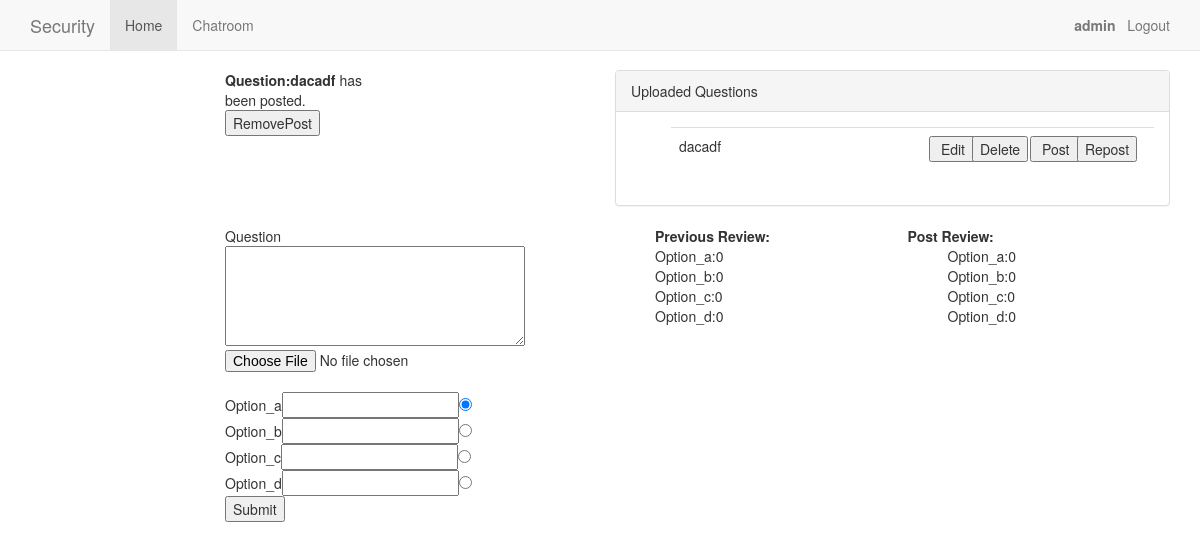
The app's page / (signed in), older data.
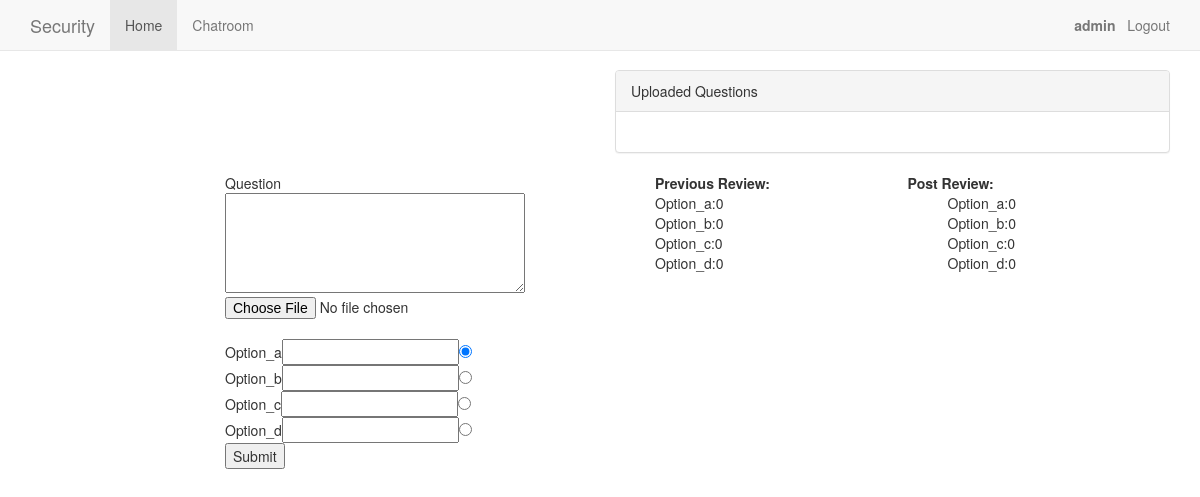
The same page, newer data.
### security/models.py (models this page shows)
class Question(models.Model):
    question = models.CharField(max_length=200)
    option_a = models.CharField(max_length=200)
    option_b = models.CharField(max_length=200)
    option_c = models.CharField(max_length=200)
    option_d = models.CharField(max_length=200)
    image = models.ImageField(upload_to=get_upload_file_name,default='00000')
    option_correct = models.CharField(max_length=2)
    file_path = models.CharField(max_length=200,default='00000')
    class Meta:
        db_table='questions'

### security/views.py (the view, shortened to what this page needs)
# urls.py: url(r'^$','security.views.quiz',name='home'),
def quiz(request):
    list_a=[]
    list_b=[]
    list_c=[]
    list_d=[]
    re_list_a=[]
    re_list_b=[]
    re_list_c=[]
    re_list_d=[]
    correct=1
    form=QuestionForm(request.POST,request.FILES)
    ansform = AnswerForm(request.POST or None)
    number_of_times='0'
    _id=-1
    post=Posted_Question.objects.all()
    if(post):
        _id=post[0].question_id
        number_of_times=post[0].number_of_times
    print "id" ,_id
    switcher={
        '0':'',
        '1':'Post',
        '2':'Repost'
    }
    question=Question.objects.filter(id=_id)
    uploaded =Question.objects.all()
    submission=''
    if request.user.is_authenticated():
        model=ChatRoom.objects.filter(name=request.user.username)
        if(not model):
            create=ChatRoom(name=request.user.username)
            create.save()
    if(question):
        ques= question[0]
        print "question_id",ques.id
    else:
        ques=''
    if question:
        correct=Question.objects.filter(id=_id)[0].option_correct
        option_a=Answer.objects.filter(answer='0').filter(question_id=_id)
        for l in option_a:
            list_a.append(str(l.user_name))
        option_b=Answer.objects.filter(answer='1').filter(question_id=_id)
        for l in option_b:
            list_b.append(str(l.user_name))
        option_c=Answer.objects.filter(answer='2').filter(question_id=_id)
        for l in option_c:
            list_c.append(str(l.user_name))
        option_d=Answer.objects.filter(answer='3').filter(question_id=_id)
        for l in option_d:
            list_d.append(str(l.user_name))
        repost_a=Reposted_Answer.objects.filter(answer='0').filter(question_id=_id)
        for l in repost_a:
            re_list_a.append(str(l.user_name))
        repost_b=Reposted_Answer.objects.filter(answer='1').filter(question_id=_id)
        for l in repost_b:
            re_list_b.append(str(l.user_name))
        repost_c=Reposted_Answer.objects.filter(answer='2').filter(question_id=_id)
        for l in repost_c:
            re_list_c.append(str(l.user_name))
        repost_d=Reposted_Answer.objects.filter(answer='3').filter(question_id=_id)
        for l in repost_d:
            re_list_d.append(str(l.user_name))
    return render_to_response(
    'quiz.html',
    {'request':request,'form':form,'ques':ques,'submission':submission,'uploaded':uploaded,
     'post':switcher[number_of_times],'number_of_times':number_of_times,'option_a':len(list_a),'option_b':len(list_b),
        'option_c':len(list_c),'option_d':len(list_d),'re_option_a':len(re_list_a),'re_option_b':len(re_list_b),
        're_option_c':len(re_list_c),'re_option_d':len(re_list_d),'correct':correct},
        context_instance=RequestContext(request))

### security/forms.py
class QuestionForm(forms.ModelForm):
    question = forms.CharField(widget=forms.Textarea,label='',required=False)
    class Meta:
        model= Question
        fields = ['option_a','option_b','option_c','option_d','image']

### security/templates/quiz.html (shortened to what this page needs)
{%extends 'base.html'%}
{%load crispy_forms_tags%}
{%load filename%}
{%block jumbotron%}
{%load staticfiles%}
  <div class="row">
  <div class="col-md-2"></div>
  <div class="col-md-2">
      {% if ques %}
        {% if user.is_superuser %}
            <b>Question:{{ ques.question}}</b> has been posted.
            <form action="{% url 'delete_post'%}" method="post">{%csrf_token%}
                    <input type="submit" value="RemovePost">
            </form>
      <br>
        {%endif%}
      {% else %}
          <div id="lable2">{{ submission }}</div>
      {% endif %}
  </div>
  <div class="col-md-2"></div>
  <div class="col-md-6">
      {% if user.is_superuser %}
      <div class="panel panel-default">
        <div class="panel-heading">
            Uploaded Questions
        </div>
        <div class="panel-body ">
          <ol style="list-style-type:none">
            {% if uploaded %}
            <table class="table" style="table-layout: fixed; width: 100%">
                {% for quest in uploaded %}
                  <tr>
                    <td  style="word-wrap: break-word" width="250">{{ quest.question }}</td>
                    <td width="43">
                      <input  type="button" name="edit"
                              onclick="readQuestion('{{ quest.id }}','{{ quest.question }}','{{ quest.option_a }}','{{ quest.option_b }}','{{ quest.option_c }}','{{ quest.option_d }}','{{ quest.option_correct }}','{{quest.image.url}}')" value=" Edit "/>
                    </td>
                    <td width="58">
                      <form method="post"  action="{% url 'delete' %}">{% csrf_token %}
                      <input  type="submit" name="delete" value="Delete">
                      </form>
                    </td>
                    <td width="47">
                      <form method="post"  action="{% url 'publish' %}">{% csrf_token %}
                      <input  type="submit" name="post" value=" Post ">
                      </form>
                   </td>
                   <td>
                      <form method="post"  action="{% url 're_publish' %}">{% csrf_token %}
                      <input type="submit" name="repost" value="Repost">
                      </form>
                   </td>
                  </tr>
                {% endfor %}
            </table>
            {% endif %}
          </ol>
        </div>
      </div>
      {%endif%}
  </div>
</div>
{% if user.is_superuser %}
<div class="row">
  <div class="col-md-2">
  </div>
  <div class="col-md-4">
     <form enctype="multipart/form-data" action ="" method = "POST" >{%csrf_token%}
      Question<br>
      {{ form.question }}<br>
      {{ form.image }}<br>
      Option_a{{ form.option_a }}<input type="radio" class='radio_1' name="correct" value="0" id="0"checked>
      <br>
      Option_b{{ form.option_b }}<input type="radio" class='radio_1'  name="correct" value="1" id="1"><br>
      Option_c{{ form.option_c }}<input type="radio" class='radio_1'  name="correct" value="2" id="2"><br>
      Option_d{{ form.option_d }}<input type="radio" class='radio_1'  name="correct" value="3" id="3"><br>
      <input type="submit" value="Submit">
     </form>
  </div>
 <div class="col-md-3">
      <ol style="list-style-type:none">
      <b>Previous Review:</b>
      <li> Option_a:{{option_a}}</li>
      <li> Option_b:{{option_b}}</li>
      <li> Option_c:{{option_c}}</li>
      <li> Option_d:{{option_d}}</li>
      </ol>
  </div>
  <div class="col-md-2">
      <b>Post Review:</b>
      <ol style="list-style-type:none">
      <li> Option_a:{{re_option_a}}</li>
      <li> Option_b:{{re_option_b}}</li>
      <li> Option_c:{{re_option_c}}</li>
      <li> Option_d:{{re_option_d}}</li>
      </ol>
  </div>
</div>
{% endif %}
{% endblock %}

Row changes from the older to the newer data that the page shows:
removed Question: question "dacadf"
Text that changed along with them:
form field value: "RemovePost" → (not shown)
text no longer shown: "Question: has been posted."
